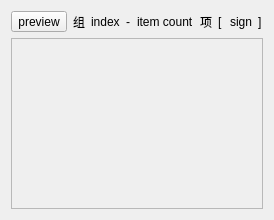
<?xml version="1.0" encoding="UTF-8"?>
<ui version="4.0">
 <class>Form</class>
 <widget class="QWidget" name="Form">
  <property name="geometry">
   <rect>
    <x>0</x>
    <y>0</y>
    <width>274</width>
    <height>220</height>
   </rect>
  </property>
  <property name="windowTitle">
   <string>Form</string>
  </property>
  <layout class="QVBoxLayout" name="verticalLayout">
   <item>
    <layout class="QHBoxLayout" name="horizontalLayout">
     <item>
      <widget class="QToolButton" name="toolButton">
       <property name="text">
        <string>preview</string>
       </property>
      </widget>
     </item>
     <item>
      <widget class="QLabel" name="label">
       <property name="text">
        <string>组</string>
       </property>
      </widget>
     </item>
     <item>
      <widget class="QLabel" name="label_index">
       <property name="text">
        <string>index</string>
       </property>
      </widget>
     </item>
     <item>
      <widget class="QLabel" name="label_3">
       <property name="text">
        <string>-</string>
       </property>
      </widget>
     </item>
     <item>
      <widget class="QLabel" name="label_item_count">
       <property name="text">
        <string>item count</string>
       </property>
      </widget>
     </item>
     <item>
      <widget class="QLabel" name="label_5">
       <property name="text">
        <string>项</string>
       </property>
      </widget>
     </item>
     <item>
      <widget class="QLabel" name="label_6">
       <property name="text">
        <string>[</string>
       </property>
      </widget>
     </item>
     <item>
      <widget class="QLabel" name="label_sign">
       <property name="text">
        <string>sign</string>
       </property>
      </widget>
     </item>
     <item>
      <widget class="QLabel" name="label_8">
       <property name="text">
        <string>]</string>
       </property>
      </widget>
     </item>
    </layout>
   </item>
   <item>
    <widget class="QScrollArea" name="scrollArea_similar_group">
     <property name="widgetResizable">
      <bool>true</bool>
     </property>
     <widget class="QWidget" name="scrollAreaWidgetContents_similar_group">
      <property name="geometry">
       <rect>
        <x>0</x>
        <y>0</y>
        <width>254</width>
        <height>172</height>
       </rect>
      </property>
      <layout class="QHBoxLayout" name="horizontalLayout_2"/>
     </widget>
    </widget>
   </item>
  </layout>
 </widget>
 <resources/>
 <connections/>
</ui>
